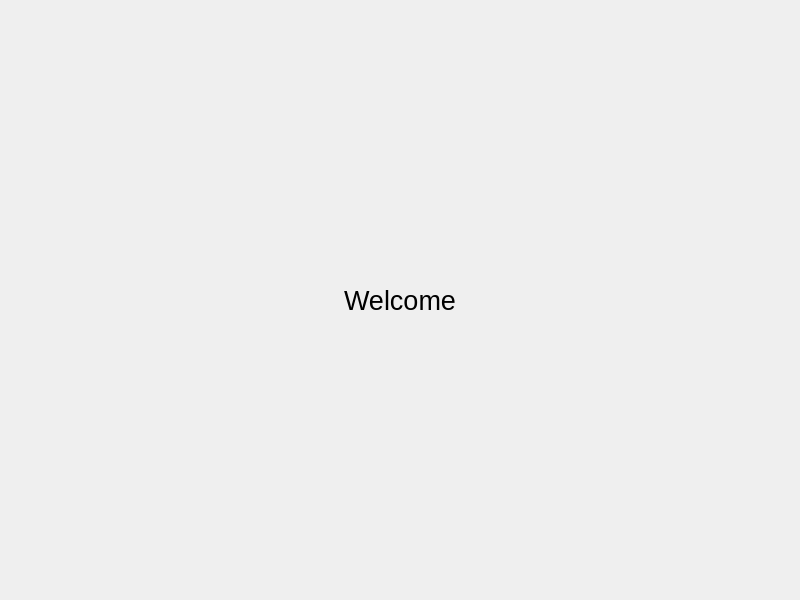
<?xml version="1.0" encoding="UTF-8"?>
<ui version="4.0">
 <class>CustomWidget</class>
 <widget class="QWidget" name="CustomWidget">
  <property name="geometry">
   <rect>
    <x>0</x>
    <y>0</y>
    <width>800</width>
    <height>600</height>
   </rect>
  </property>
  <property name="windowTitle">
   <string>Simple i18n Demo</string>
  </property>
  <layout class="QGridLayout" name="gridLayout">
   <item row="0" column="0">
    <widget class="QLabel" name="label">
     <property name="font">
      <font>
       <pointsize>20</pointsize>
      </font>
     </property>
     <property name="text">
      <string>Welcome</string>
     </property>
     <property name="alignment">
      <set>Qt::AlignCenter</set>
     </property>
    </widget>
   </item>
  </layout>
 </widget>
 <resources/>
 <connections/>
</ui>
